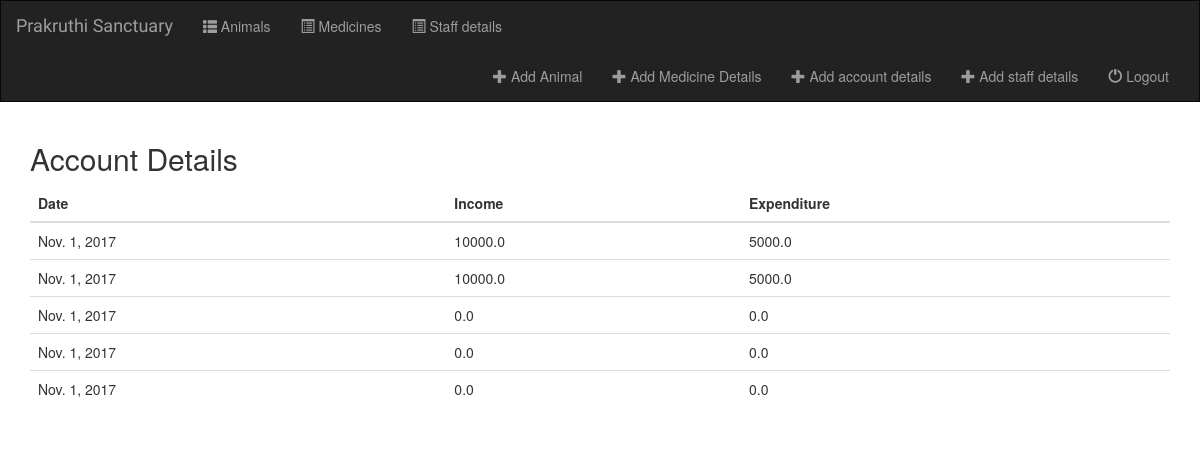
Page /Sanctuary/account/ on the committed database.
### animal_details/models.py (models this page shows, shortened)
class Accounts(models.Model):
    id=models.AutoField(primary_key=True)
    Date=models.DateField(auto_now=True)
    Income=models.FloatField(default=0.0)
    Expenditure=models.FloatField(default=0.0)

### animal_details/views.py (the view)
# urls.py: url(r'account/$',views.AccountDetail.as_view(),name='acc-detail'),
class AccountDetail(generic.ListView):
    model=Accounts
    template_name='animal_details/acc.html'
    def get_queryset(self):
        return Accounts.objects.all()

### animal_details/templates/animal_details/acc.html (shortened to what this page needs)
{% extends 'animal_details/base.html'%}
{% block body %}
<div class="container">
  <h2>Account Details</h2>
  <table class="table table-hover">
     <thead>
       <tr>
          <th>Date</th>
          <th>Income</th>
          <th>Expenditure</th>
       </tr>
     </thead>
     <tbody>
     {% for accounts in object_list %}
      <tr>
          <td>{{accounts.Date}}</td>
          <td>{{accounts.Income}}</td>
          <td>{{accounts.Expenditure}}</td>
      </tr>
     {% endfor %}
     </tbody>
  </table>
</div>
{% endblock %}

### animal_details/static/animal_details/style.css (style rules this page uses)
body { background: white url("images/b.jpg"); }

### rows in the picture
Accounts: Date "Nov. 1, 2017", Income "10000.0", Expenditure "5000.0"
Accounts: Date "Nov. 1, 2017", Income "10000.0", Expenditure "5000.0"
Accounts: Date "Nov. 1, 2017", Income "0.0", Expenditure "0.0"
Accounts: Date "Nov. 1, 2017", Income "0.0", Expenditure "0.0"
Accounts: Date "Nov. 1, 2017", Income "0.0", Expenditure "0.0"
